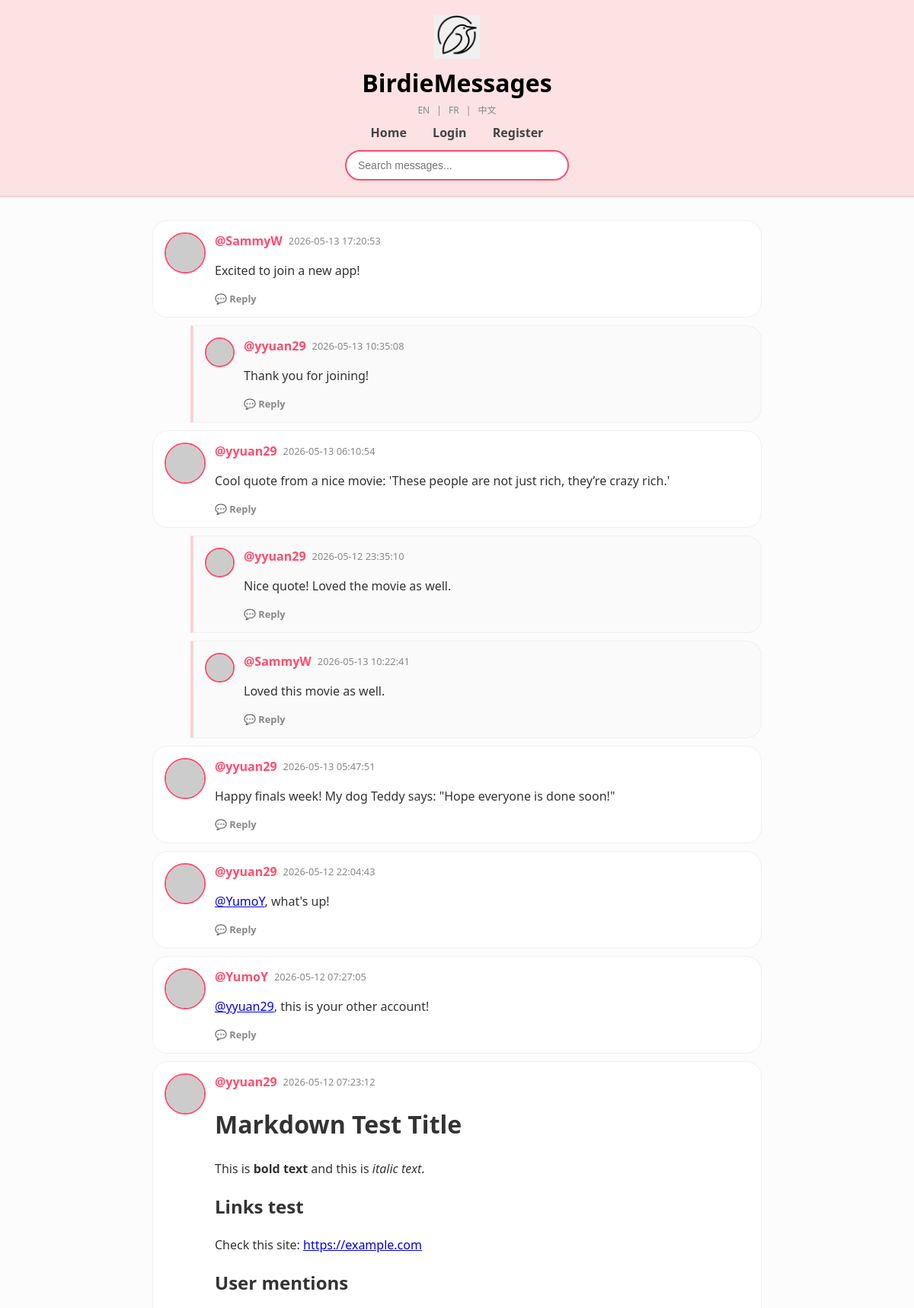
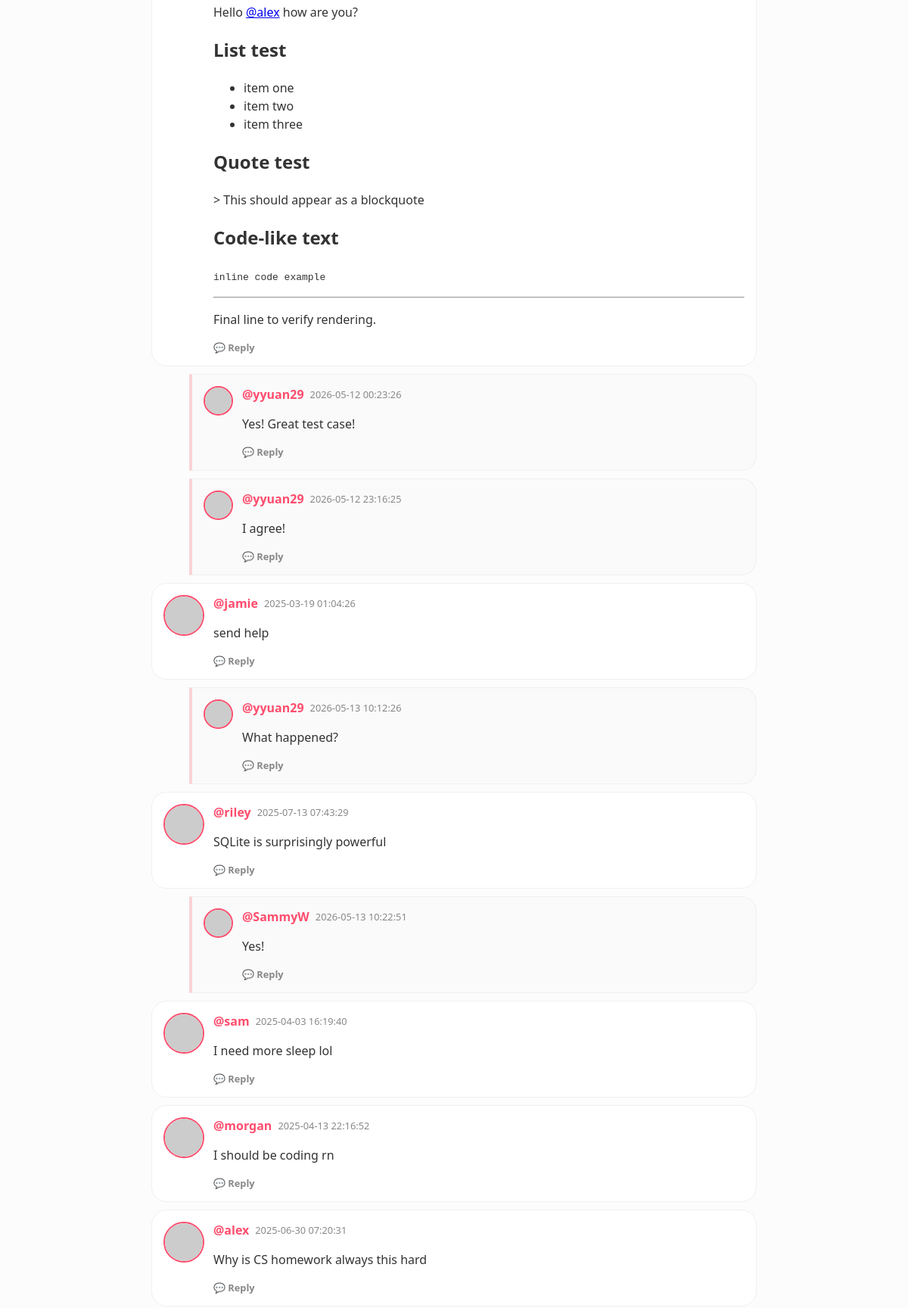
The page / (upper part) on the database its author committed (2 pictures, top to bottom).
### tables this page shows
CREATE TABLE users (
            id INTEGER PRIMARY KEY AUTOINCREMENT,
            username TEXT UNIQUE,
            password TEXT,
            age INTEGER,
            bio TEXT
        );

### app.py (the view)
@app.get("/", response_class=HTMLResponse)
async def home(request: Request, page: int = 1):
    if page < 1: page = 1
    limit = 50
    offset = (page - 1) * limit
    db = get_db()
    rows = db.execute("""
    WITH RECURSIVE message_tree AS (
        SELECT id, id as root_id, timestamp, 0 as depth
        FROM messages
        WHERE parent_id IS NULL

        UNION ALL

        SELECT m.id, mt.root_id, m.timestamp, mt.depth + 1
        FROM messages m
        JOIN message_tree mt ON m.parent_id = mt.id
    )
    SELECT m.*, u.username, mt.depth, mt.root_id
    FROM messages m
    JOIN message_tree mt ON m.id = mt.id
    LEFT JOIN users u ON m.user_id = u.id
    ORDER BY mt.root_id DESC, m.id ASC
    LIMIT ? OFFSET ?
""", (limit, offset)).fetchall()
    total_row = db.execute("SELECT COUNT(*) FROM messages").fetchone()
    total = total_row[0] if total_row else 0
    db.close()
    logged_in_user = request.cookies.get("username")
    return templates.TemplateResponse(
        request=request,
        name="index.html",
        context={
            "request": request,
            "messages": rows,
            "page": page,
            "has_next": (offset + limit) < total,
            "has_prev": page > 1,
            "user": logged_in_user,
            "t": get_translations(request)
        }
    )

### templates/index.html (shortened to what this page needs)
<!DOCTYPE html>
<html lang="en">
<head>
</head>
<body>
{% set t = get_t(request) %}
<header class="birdie-header">
    <div class="logo-container">
        <img src="/static/logo.png" class="main-logo">
        <div class="title-nav">
            <h1>BirdieMessages</h1>
            <div class="lang-nav">
                <a href="/set_lang/en">EN</a> |
                <a href="/set_lang/fr">FR</a> |
                <a href="/set_lang/zh">中文</a>
            </div>
            <nav>
                <a href="/">{{ t.home }}</a>
                {% if user %}
                    <a href="/create_message">+ {{ t.post }}</a>
                    <a href="/profile/{{ user }}">{{ t.profile }}</a>
                    <a href="/logout">{{ t.logout }}</a>
                {% else %}
                    <a href="/login">{{ t.login }}</a>
                    <a href="/register">{{ t.register }}</a>
                {% endif %}
            </nav>
            <div class="search-row">
                <form action="/search" method="get">
                    <input type="text" name="q" placeholder="{{ t.search_placeholder }}">
                </form>
            </div>
        </div>
    </div>
</header>
<div class="container">
    {% for msg in messages %}
        <div class="chirp-card {% if msg.parent_id %}is-reply{% endif %}">
            <img class="avatar-circle {% if msg.parent_id %}avatar-reply{% endif %}"
                src="https://robohash.org/{{ msg.username }}?set=set4&size=50x50">
            <div style="flex:1;">
                <div style="display:flex; gap:8px; align-items:center;">
                    <a class="username" href="/profile/{{ msg.username }}">@{{ msg.username }}</a>
                    <span class="timestamp">{{ msg.timestamp }}</span>
                </div>
                <div class="message-content">
                    {{ linkify(msg.content) | safe }}
                </div>
                <div class="actions-bar">
                    <a href="/message/{{ msg.id }}" class="btn-action">💬 {{ t.reply or 'Reply' }}</a>
                </div>
            </div>
        </div>
    {% endfor %}
</div>
</body>
</html>

### templates/index.html (style rules this page uses)
:root { --birdie-pink: #fde2e4; --birdie-dark-pink: #ff4d6d; --birdie-border: #fad2d6; --nav-text: #444; }
body { background-color: #fcfcfc; font-family: 'Segoe UI', Roboto, Helvetica, Arial, sans-serif; margin: 0; padding: 0; color: #333; }
.birdie-header { background-color: var(--birdie-pink); padding: 20px 0; border-bottom: 2px solid var(--birdie-border); text-align: center; }
.logo-container { display: flex; flex-direction: column; align-items: center; }
.main-logo { width: 60px; height: auto; margin-bottom: 5px; }
.title-nav h1 { font-size: 32px; margin: 5px 0; font-weight: 800; color: #000; }
.lang-nav { font-size: 0.75em; color: #888; margin-bottom: 10px; }
.lang-nav a { color: #888; text-decoration: none; margin: 0 6px; }
.title-nav nav { margin: 10px 0; font-weight: 600; }
.title-nav nav a { text-decoration: none; color: var(--nav-text); margin: 0 15px; }
.search-row { margin-top: 12px; }
.search-row input { padding: 10px 15px; width: 260px; border-radius: 20px; border: 2px solid var(--birdie-dark-pink); outline: none; font-size: 14px; background: white; }
.container { max-width: 800px; margin: 30px auto; padding: 0 20px; }
.chirp-card { background: white; border: 1px solid #f0f0f0; border-radius: 20px; padding: 15px; margin-bottom: 10px; display: flex; gap: 12px; }
.is-reply { margin-left: 50px; border-left: 4px solid var(--birdie-border); background: #fafafa; border-top-left-radius: 0; border-bottom-left-radius: 0; }
.avatar-circle { width: 50px; height: 50px; border-radius: 50%; border: 2px solid var(--birdie-dark-pink); }
.avatar-reply { width: 35px; height: 35px; }
.username { color: var(--birdie-dark-pink); font-weight: bold; text-decoration: none; }
.message-content { margin-top: 5px; line-height: 1.5; }
.timestamp, .bio-text { color: #888; font-size: 0.8em; font-family: inherit; }
.actions-bar { margin-top: 10px; display: flex; gap: 15px; font-family: inherit; }
.btn-action { text-decoration: none; font-size: 0.8em; color: #888; font-weight: 600; font-family: inherit; }

### rows shown on the page
users: username "SammyW", timestamp "2026-05-13 17:20:53", linkify "Excited to join a new app!", reply "Reply", timestamp "2026-05-13 10:22:41", linkify "Loved this movie as well.", timestamp "2026-05-13 10:22:51", linkify "Yes!"
users: username "yyuan29", timestamp "2026-05-13 10:35:08", linkify "Thank you for joining!", reply "Reply", timestamp "2026-05-13 06:10:54", linkify "Cool quote from a nice movie: 'These people are not just rich, they’re crazy rich.'", timestamp "2026-05-12 23:35:10", linkify "Nice quote! Loved the movie as well.", timestamp "2026-05-13 05:47:51", linkify "Happy finals week! My dog Teddy says: \"Hope everyone is done soon!\"", timestamp "2026-05-12 22:04:43", linkify "@YumoY , what's up!", timestamp "2026-05-12 07:23:12", linkify "Markdown Test Title This is bold text and this is italic text . Links test Check this site: https://example.com User mentions Hello @alex how are you? List test item one item two item three Quote test > This should appear as a blockquote Code-like text inline code example Final line to verify rendering.", timestamp "2026-05-12 00:23:26", linkify "Yes! Great test case!", timestamp "2026-05-12 23:16:25", linkify "I agree!", timestamp "2026-05-13 10:12:26", linkify "What happened?"
users: username "YumoY", timestamp "2026-05-12 07:27:05", linkify "@yyuan29 , this is your other account!", reply "Reply"
users: username "jamie", timestamp "2025-03-19 01:04:26", linkify "send help", reply "Reply"
users: username "riley", timestamp "2025-07-13 07:43:29", linkify "SQLite is surprisingly powerful", reply "Reply"
users: username "sam", timestamp "2025-04-03 16:19:40", linkify "I need more sleep lol", reply "Reply"
users: username "morgan", timestamp "2025-04-13 22:16:52", linkify "I should be coding rn", reply "Reply"
users: username "alex", timestamp "2025-06-30 07:20:31", linkify "Why is CS homework always this hard", reply "Reply"

### other values the page prints
{{ t.home }} "Home"
{{ t.login }} "Login"
{{ t.register }} "Register"
